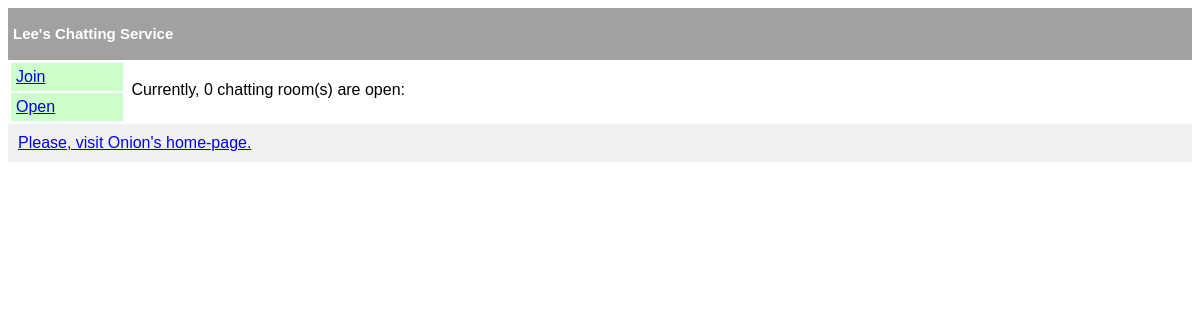
The app's page /chat/, older data.
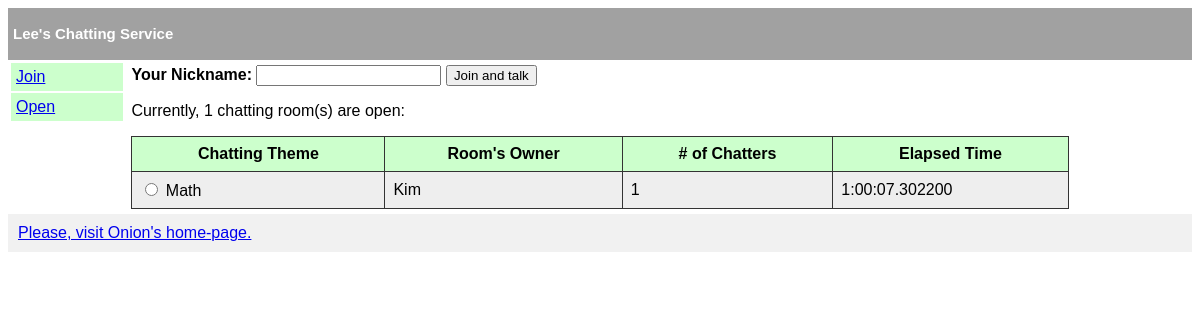
The same page, newer data.
### chat/models.py (models this page shows, shortened)
class Chatroom(models.Model):
    title_text = models.CharField(max_length=20, default='No Title')
    created_date = models.DateTimeField('created_date')

class User(models.Model):
    nickname_text = models.CharField(max_length=20, default='Anonymous')
    created_date = models.DateTimeField('created_date')
    chatroom = models.ForeignKey(Chatroom, on_delete=models.CASCADE)
    is_owner = models.BooleanField(default=False)
    is_on = models.BooleanField(default=False)
    def __str__(self):
        return self.nickname_text

### chat/views.py (the view, shortened to what this page needs)
# urls.py: path('', views.IndexView.as_view(), name='index'),
class IndexView(generic.TemplateView):
    template_name = 'chat/index.html'
    def get(self, request, *args, **kwargs ):
        chatrooms = models.Chatroom.objects.all()
        chat_list = []
        msg = kwargs.get('msg',None)
        for cr in chatrooms:
            chat_info = ChatInfo()
            chat_info.title = cr.title_text
            cur_time = datetime.datetime.utcnow()
            open_time = cr.created_date.replace(tzinfo=None)
            chat_info.time = cur_time - open_time
            chatters = models.User.objects.filter(chatroom=cr.id)
            chat_info.num_chatters = len(chatters.all())
            chat_info.id = cr.id
            try:
                owners = chatters.filter(is_owner=True).order_by('-created_date')
                chat_info.owner = owners.first()
            except ObjectDoesNotExist:
                chat_info.owner = 'TBD'
            chat_list.append(chat_info)
        return render(request, self.template_name, {'chat_list':chat_list, 'msg':msg})

### chat/templates/chat/index.html (shortened to what this page needs)
{% extends "chat/layout.html" %}
{% block article %}
<form action="{% url 'chat:join' %}" method="post">
{% if chat_list %}
	<b>
	<div>
	Your Nickname:
	<input type='text' name='nickname' value='' required/>
	<input type='submit' value='Join and talk' />
	</div>
	</b>
{% endif %}
<p>Currently, {{ chat_list | length }} chatting room(s) are open:</p>
{% if chat_list %}
<table>
	<tr>
		<th>Chatting Theme</th>
		<th>Room's Owner</th>
		<th># of Chatters </th>
		<th>Elapsed Time</th>
{% for ch in chat_list %}
	<tr>
	<div style="background-color:lightyellow">
	<td>
	<input type='radio' name='choice' id='choice{{forloop.counter}}' value='{{ch.id}}' required/>
	<label for='choice{{forloop.counter}}'>{{ch.title}}</label>
	</td>
	<td> {{ch.owner}} </td>
	<td> {{ch.num_chatters }} </td>
	<td> {{ch.time}} </td>
	</div>
	</tr>
{% endfor %}
</table>
{% endif %}
</form>
{% endblock %}

### chat/templates/chat/layout.html (shortened to what this page needs)
{% extends "chat/layout_base.html" %}
{% block header %}
<h2>Lee's Chatting Service</h2>
{% endblock %}
{% block nav %}
    <ul>
      <li><a href="{% url 'chat:join' %}" onClick="window.location.reload()">Join</a> </li>
      <li><a href="{% url 'chat:open' %}" onClick="window.location.reload()">Open</a> </li>
    </ul>
{% endblock %}
{% block footer %}
<a href="http://www.papricacare.com">Please, visit Onion's home-page.</a>
{% endblock %}

### chat/templates/chat/layout_base.html (shortened to what this page needs)
<!DOCTYPE html>
<html lang="en">
<head>
</head>
<body>
<header>
{% block header %}{% endblock %}
</header>
<section>
  <nav>
  {% block nav %}{% endblock %}
  </nav>
  <article>
  {% block article %}{% endblock %}
  </article>
	<aside>
	</aside>
 </section>
<footer>
{% block footer %}{% endblock %}
</footer>
</body>
</html>

### chat/templates/chat/layout_base.html (style rules this page uses)
* { box-sizing: border-box; }
body { font-family: Arial, Helvetica, sans-serif; }
header { background-color: #a1a1a1; padding: 5px; text-align: left; font-size: 10px; color: white; margin: 0px; }
nav { float: left; width: 10%; padding: 1px; }
nav ul { list-style-type: none; padding: 0px; margin: 0px; }
nav ul li { background: #CCFFCC; margin: 2px; padding: 5px; }
aside { float: left; padding: 5px; width: 10%; }
article { float: left; padding: 5px; width: 80%; }
section:after { content: ""; display: table; clear: both; }
footer { background-color: #f1f1f1; padding: 10px; text-align: left; color: white; }
table { font-family: arial, sans-serif; border-collapse: collapse; width: 100%; }
th { border: 1px solid #333333; background-color: #CCFFCC; text-align: center; padding: 8px; }
td { border: 1px solid #333333; text-align: left; padding: 8px; }
tr:nth-child(odd) { background-color: #dddddd; }
tr:nth-child(even) { background-color: #eeeeee; }

Row changes from the older to the newer data that the page shows:
added Chatroom: title "Math"
added User: owner "Kim"
Text that changed along with them:
form field value: (not shown) → "Join and talk"
{{ chat_list | length }}: "0" → "1"
text now shown: "Your Nickname: Chatting Theme Room's Owner # of Chatters Elapsed Time"
new list line: "☐ Math 1 1:00:07.302200"
